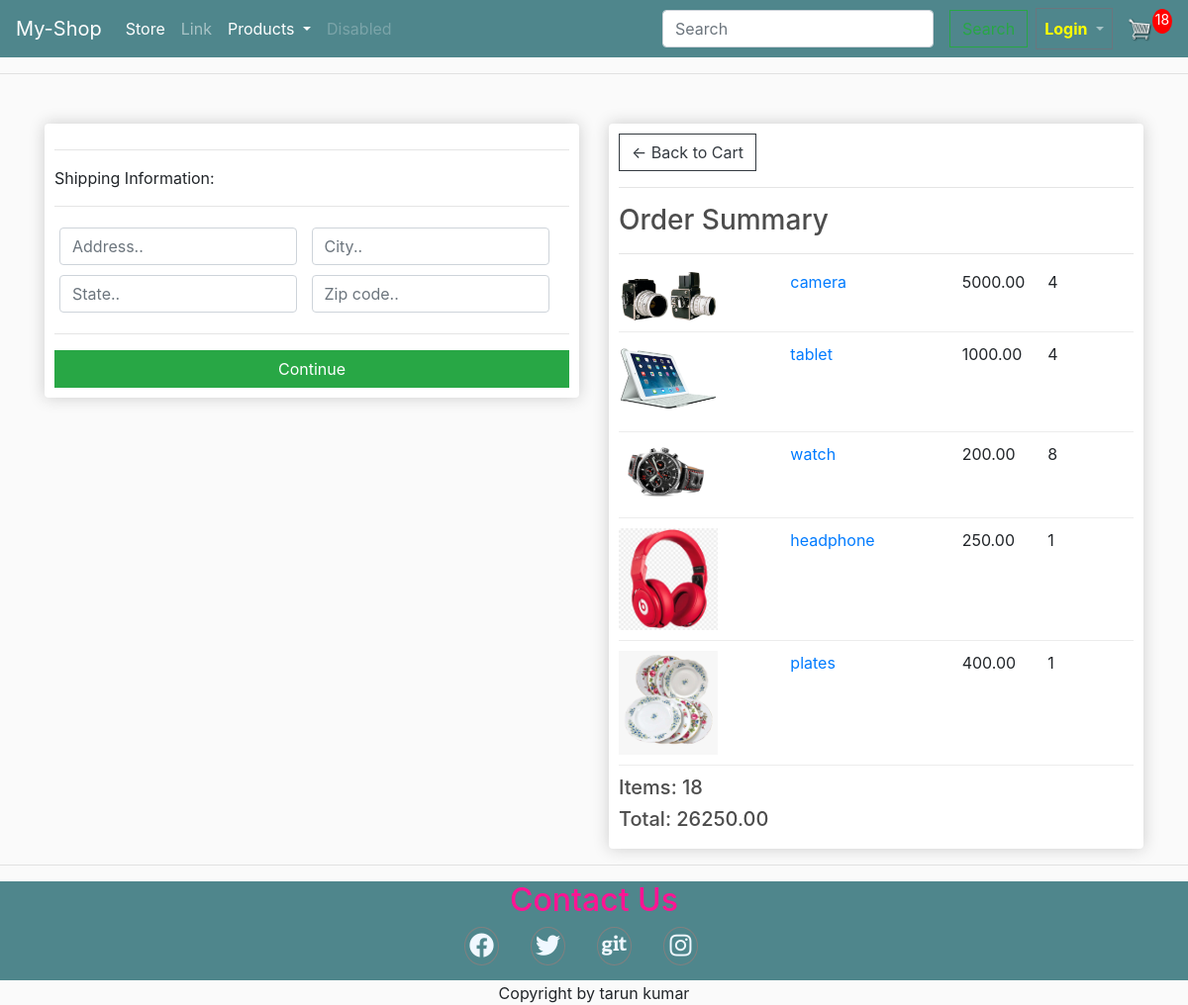
The page /checkout/ (signed in) on the database as committed earlier.
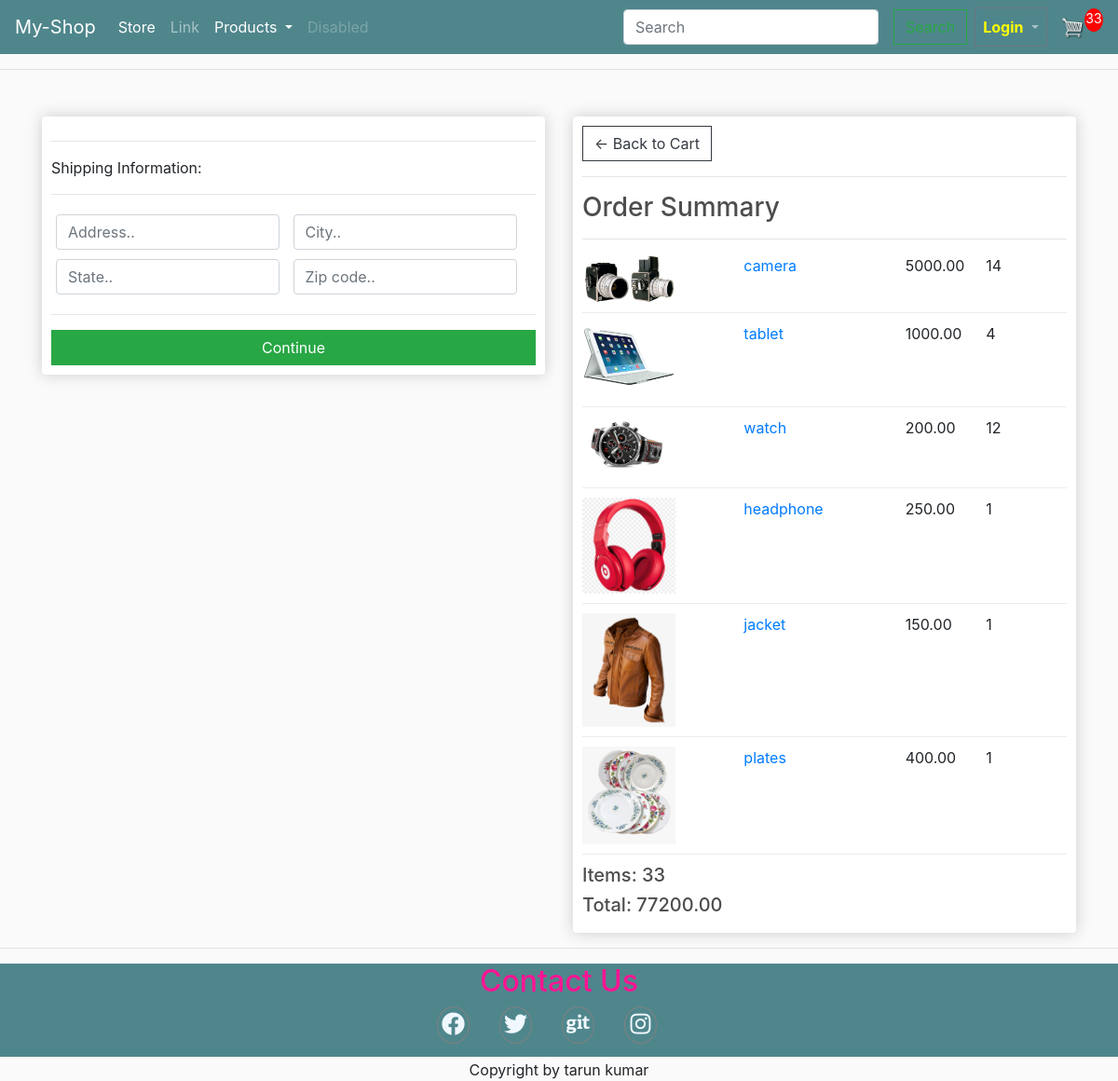
The same page on the database as committed later.
### store/models.py (models this page shows, shortened)
class OrderItem(models.Model):
    product = models.ForeignKey(Product, on_delete=models.SET_NULL, blank=True,null=True)
    order = models.ForeignKey(Order, on_delete=models.SET_NULL, blank=True,null=True)
    quantity = models.IntegerField(default=0, null=True,blank=True)
    date_added = models.DateTimeField(auto_now_add=True)
    @property
    def get_total(self):
        total = self.product.price * self.quantity
        return total

class Product(models.Model):
    name = models.CharField(null=True, max_length=50)
    modeltype = models.CharField(null=True, max_length=50)
    price = models.DecimalField( max_digits=7, decimal_places=2)
    productDetail = models.TextField(null=True,blank=True)
    degital = models.BooleanField(default=False,null=True,blank=False)
    image = models.ImageField(null=True,blank=True,)
    @property
    def imageURL(self):
        try:
            url = self.image.url
        except:
            url = ''
        return url

class Order(models.Model):
    customer = models.ForeignKey(Customer, on_delete=models.SET_NULL, blank=True,null=True)
    date_order = models.DateTimeField( auto_now_add=True)
    complete =  models.BooleanField(default=False,null=True,blank=False)
    transaction_id = models.CharField(max_length=10,null=True, unique=True, editable=False, default=str(random.randint(1000000000, 9999999999)))
    @property
    def shipping(self):
        shipping = False
        orderitems = self.orderitem_set.all()
        for i in orderitems:
            if i.product.degital == False:
                shipping = True
            return shipping
    @property
    def get_cart_total(self):
        orderitems = self.orderitem_set.all()
        total = sum([item.get_total for item in orderitems])
        return total
    @property
    def get_cart_items(self):
        orderitems = self.orderitem_set.all()
        total = sum([item.quantity for item in orderitems])
        return total

### store/views.py (the view)
# urls.py: path('checkout/', views.checkout, name="checkout"),
def checkout(request):
    if request.user.is_authenticated:
        customer = request.user.customer
        order, created = Order.objects.get_or_create(
            customer=customer, complete=False)
        items = order.orderitem_set.all()
        cartItems = order.get_cart_items
    else:
        items = []
        order = {'get_cart_total': 0, 'get_cart_item': 0, 'shipping': False}
        cartItems = order['get_cart_item']
    context = {'items': items, 'order': order, 'cartItems': cartItems}
    return render(request, 'store/checkout.html', context)

### store/templates/store/checkout.html (shortened to what this page needs)
{% extends 'store/main.html' %} {% load static %}{% block title %}Checkout-Page{% endblock title %} {% block content %}
<div class="row">
    <div class="col-lg-6">
        <div class="box-element" id="form-wrapper">
            <form id="form">
                <div id="shipping-info">
                    <hr>
                    <p>Shipping Information:</p>
                    <hr>
                    <div class="form-field">
                        <input class="form-control" type="text" name="address" placeholder="Address..">
                    </div>
                    <div class="form-field">
                        <input class="form-control" type="text" name="city" placeholder="City..">
                    </div>
                    <div class="form-field">
                        <input class="form-control" type="text" name="state" placeholder="State..">
                    </div>
                    <div class="form-field">
                        <input class="form-control" type="text" name="zipcode" placeholder="Zip code..">
                    </div>
                </div>
                <hr>
                <input id="form-button" class="btn btn-success btn-block" type="submit" value="Continue">
            </form>
        </div>
        <br>
    </div>
    <div class="col-lg-6">
        <div class="box-element">
            <a class="btn btn-outline-dark" href="{% url 'cart' %}">&#x2190; Back to Cart</a>
            <hr>
            <h3>Order Summary</h3>
            <hr> {% for item in items %}
            <div class="cart-row">
                <div style="flex:2"><img class="row-image" src="{{item.product.imageURL}}"></div>
                <div style="flex:2">
                    <div style="flex:2"><a class="" href="{% url 'product_detail' item.product.name %}">{{item.product.name}}</a></div>
                </div>
                <div style="flex:1">
                    <p>{{item.product.price|floatformat:2}}</p>
                </div>
                <div style="flex:1">
                    <p>{{item.quantity}}</p>
                </div>
            </div>
            {% endfor %}
            <h5>Items: {{order.get_cart_items}}</h5>
            <h5>Total: {{order.get_cart_total}}</h5>
        </div>
    </div>
</div>
{% endblock content %}

Rows that differ between the two databases and show on the page:
changed OrderItem "camera": quantity "4" → "14"
changed OrderItem "watch": quantity "8" → "12"
added OrderItem: product.imageURL (picture), product.name "jacket", product.price "150.00", quantity "1"
changed through a linked row, Order: get_cart_items "18" → "33"; get_cart_total "26250.00" → "77200.00"
Other text that changed with them:
{{ cartItems }}: "18" → "33"
